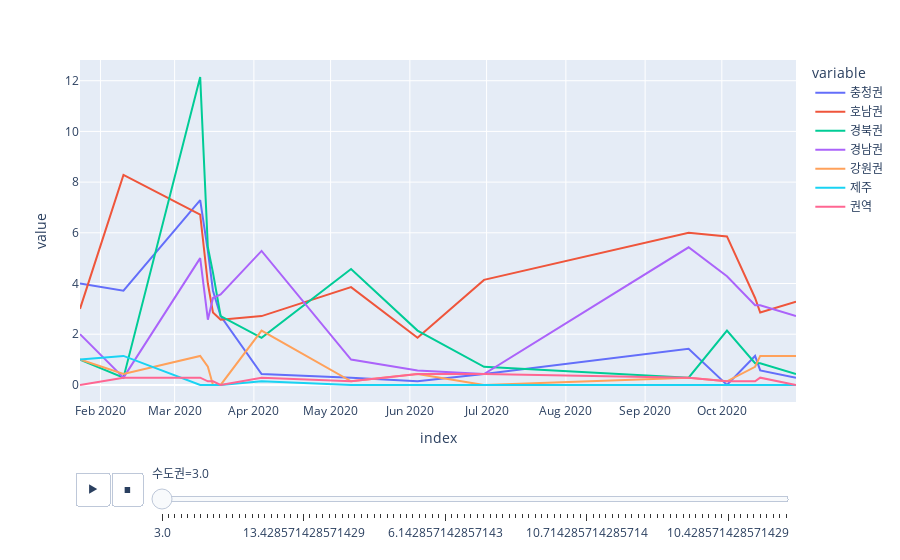

The cell this chart's notebook holds for it:
### Code cell
fig=px.line(plz_area_msg_smoothed,animation_frame='수도권')
fig.show()

### Figure 1 — Plotly figure (JSON) as saved in the notebook; plotly's stock layout.template omitted (floating-point values rounded to 4 significant figures)
{"data": [{"hovertemplate": "variable=충청권<br>수도권=3.0<br>index=%{x}<br>value=%{y}<extra></extra>", "legendgroup": "충청권", "line": {"color": "#636efa", "dash": "solid"}, "mode": "lines", "name": "충청권", "orientation": "v", "showlegend": true, "type": "scatter", "x": ["2020-01-24", "2020-02-10", "2020-03-11", "2020-03-14", "2020-03-16", "2020-03-19", "2020-04-04", "2020-05-09", "2020-06-04", "2020-06-30", "2020-09-18", "2020-10-03", "2020-10-14", "2020-10-16", "2020-10-30"], "xaxis": "x", "y": [4, 3.714, 7.286, 5.286, 3.714, 2.714, 0.4286, 0.2857, 0.1429, 0.4286, 1.429, 0, 1.143, 0.5714, 0.2857], "yaxis": "y"}, {"hovertemplate": "variable=호남권<br>수도권=3.0<br>index=%{x}<br>value=%{y}<extra></extra>", "legendgroup": "호남권", "line": {"color": "#EF553B", "dash": "solid"}, "mode": "lines", "name": "호남권", "orientation": "v", "showlegend": true, "type": "scatter", "x": ["2020-01-24", "2020-02-10", "2020-03-11", "2020-03-14", "2020-03-16", "2020-03-19", "2020-04-04", "2020-05-09", "2020-06-04", "2020-06-30", "2020-09-18", "2020-10-03", "2020-10-14", "2020-10-16", "2020-10-30"], "xaxis": "x", "y": [3, 8.286, 6.714, 4, 2.857, 2.571, 2.714, 3.857, 1.857, 4.143, 6, 5.857, 3.429, 2.857, 3.286], "yaxis": "y"}, {"hovertemplate": "variable=경북권<br>수도권=3.0<br>index=%{x}<br>value=%{y}<extra></extra>", "legendgroup": "경북권", "line": {"color": "#00cc96", "dash": "solid"}, "mode": "lines", "name": "경북권", "orientation": "v", "showlegend": true, "type": "scatter", "x": ["2020-01-24", "2020-02-10", "2020-03-11", "2020-03-14", "2020-03-16", "2020-03-19", "2020-04-04", "2020-05-09", "2020-06-04", "2020-06-30", "2020-09-18", "2020-10-03", "2020-10-14", "2020-10-16", "2020-10-30"], "xaxis": "x", "y": [1, 0.2857, 12.14, 5.429, 4.429, 2.714, 1.857, 4.571, 2.143, 0.7143, 0.2857, 2.143, 0.8571, 0.8571, 0.4286], "yaxis": "y"}, {"hovertemplate": "variable=경남권<br>수도권=3.0<br>index=%{x}<br>value=%{y}<extra></extra>", "legendgroup": "경남권", "line": {"color": "#ab63fa", "dash": "solid"}, "mode": "lines", "name": "경남권", "orientation": "v", "showlegend": true, "type": "scatter", "x": ["2020-01-24", "2020-02-10", "2020-03-11", "2020-03-14", "2020-03-16", "2020-03-19", "2020-04-04", "2020-05-09", "2020-06-04", "2020-06-30", "2020-09-18", "2020-10-03", "2020-10-14", "2020-10-16", "2020-10-30"], "xaxis": "x", "y": [2, 0.2857, 5, 2.571, 3.429, 3.571, 5.286, 1, 0.5714, 0.4286, 5.429, 4.286, 3.143, 3.143, 2.714], "yaxis": "y"}, {"hovertemplate": "variable=강원권<br>수도권=3.0<br>index=%{x}<br>value=%{y}<extra></extra>", "legendgroup": "강원권", "line": {"color": "#FFA15A", "dash": "solid"}, "mode": "lines", "name": "강원권", "orientation": "v", "showlegend": true, "type": "scatter", "x": ["2020-01-24", "2020-02-10", "2020-03-11", "2020-03-14", "2020-03-16", "2020-03-19", "2020-04-04", "2020-05-09", "2020-06-04", "2020-06-30", "2020-09-18", "2020-10-03", "2020-10-14", "2020-10-16", "2020-10-30"], "xaxis": "x", "y": [1, 0.4286, 1.143, 0.7143, 0, 0, 2.143, 0.1429, 0.4286, 0, 0.2857, 0.1429, 0.7143, 1.143, 1.143], "yaxis": "y"}, {"hovertemplate": "variable=제주<br>수도권=3.0<br>index=%{x}<br>value=%{y}<extra></extra>", "legendgroup": "제주", "line": {"color": "#19d3f3", "dash": "solid"}, "mode": "lines", "name": "제주", "orientation": "v", "showlegend": true, "type": "scatter", "x": ["2020-01-24", "2020-02-10", "2020-03-11", "2020-03-14", "2020-03-16", "2020-03-19", "2020-04-04", "2020-05-09", "2020-06-04", "2020-06-30", "2020-09-18", "2020-10-03", "2020-10-14", "2020-10-16", "2020-10-30"], "xaxis": "x", "y": [1, 1.143, 0, 0, 0, 0, 0.1429, 0, 0, 0, 0, 0, 0, 0, 0], "yaxis": "y"}, {"hovertemplate": "variable=권역<br>수도권=3.0<br>index=%{x}<br>value=%{y}<extra></extra>", "legendgroup": "권역", "line": {"color": "#FF6692", "dash": "solid"}, "mode": "lines", "name": "권역", "orientation": "v", "showlegend": true, "type": "scatter", "x": ["2020-01-24", "2020-02-10", "2020-03-11", "2020-03-14", "2020-03-16", "2020-03-19", "2020-04-04", "2020-05-09", "2020-06-04", "2020-06-30", "2020-09-18", "2020-10-03", "2020-10-14", "2020-10-16", "2020-10-30"], "xaxis": "x", "y": [0, 0.2857, 0.2857, 0.1429, 0.1429, 0, 0.2857, 0.1429, 0.4286, 0.4286, 0.2857, 0.1429, 0.1429, 0.2857, 0], "yaxis": "y"}], "layout": {"legend": {"title": {"text": "variable"}, "tracegroupgap": 0}, "margin": {"t": 60}, "sliders": [{"active": 0, "currentvalue": {"prefix": "수도권="}, "len": 0.9, "pad": {"b": 10, "t": 60}, "steps": [{"args": [["3.0"], {"frame": {"duration": 0, "redraw": false}, "fromcurrent": true, "mode": "immediate", "transition": {"duration": 0, "easing": "linear"}}], "label": "3.0", "method": "animate"}, {"args": [["2.0"], {"frame": {"duration": 0, "redraw": false}, "fromcurrent": true, "mode": "immediate", "transition": {"duration": 0, "easing": "linear"}}], "label": "2.0", "method": "animate"}, {"args": [["2.5"], {"frame": {"duration": 0, "redraw": false}, "fromcurrent": true, "mode": "immediate", "transition": {"duration": 0, "easing": "linear"}}], "label": "2.5", "method": "animate"}, {"args": [["2.8"], {"frame": {"duration": 0, "redraw": false}, "fromcurrent": true, "mode": "immediate", "transition": {"duration": 0, "easing": "linear"}}], "label": "2.8", "method": "animate"}, {"args": [["3.5"], {"frame": {"duration": 0, "redraw": false}, "fromcurrent": true, "mode": "immediate", "transition": {"duration": 0, "easing": "linear"}}], "label": "3.5", "method": "animate"}, {"args": [["4.428571428571429"], {"frame": {"duration": 0, "redraw": false}, "fromcurrent": true, "mode": "immediate", "transition": {"duration": 0, "easing": "linear"}}], "label": "4.428571428571429", "method": "animate"}, {"args": [["4.857142857142857"], {"frame": {"duration": 0, "redraw": false}, "fromcurrent": true, "mode": "immediate", "transition": {"duration": 0, "easing": "linear"}}], "label": "4.857142857142857", "method": "animate"}, {"args": [["5.428571428571429"], {"frame": {"duration": 0, "redraw": false}, "fromcurrent": true, "mode": "immediate", "transition": {"duration": 0, "easing": "linear"}}], "label": "5.428571428571429", "method": "animate"}, {"args": [["5.0"], {"frame": {"duration": 0, "redraw": false}, "fromcurrent": true, "mode": "immediate", "transition": {"duration": 0, "easing": "linear"}}], "label": "5.0", "method": "animate"}, {"args": [["4.571428571428571"], {"frame": {"duration": 0, "redraw": false}, "fromcurrent": true, "mode": "immediate", "transition": {"duration": 0, "easing": "linear"}}], "label": "4.571428571428571", "method": "animate"}, {"args": [["4.285714285714286"], {"frame": {"duration": 0, "redraw": false}, "fromcurrent": true, "mode": "immediate", "transition": {"duration": 0, "easing": "linear"}}], "label": "4.285714285714286", "method": "animate"}, {"args": [["3.2857142857142856"], {"frame": {"duration": 0, "redraw": false}, "fromcurrent": true, "mode": "immediate", "transition": {"duration": 0, "easing": "linear"}}], "label": "3.2857142857142856", "method": "animate"}, {"args": [["3.142857142857143"], {"frame": {"duration": 0, "redraw": false}, "fromcurrent": true, "mode": "immediate", "transition": {"duration": 0, "easing": "linear"}}], "label": "3.142857142857143", "method": "animate"}, {"args": [["2.4285714285714284"], {"frame": {"duration": 0, "redraw": false}, "fromcurrent": true, "mode": "immediate", "transition": {"duration": 0, "easing": "linear"}}], "label": "2.4285714285714284", "method": "animate"}, {"args": [["2.7142857142857144"], {"frame": {"duration": 0, "redraw": false}, "fromcurrent": true, "mode": "immediate", "transition": {"duration": 0, "easing": "linear"}}], "label": "2.7142857142857144", "method": "animate"}, {"args": [["3.5714285714285716"], {"frame": {"duration": 0, "redraw": false}, "fromcurrent": true, "mode": "immediate", "transition": {"duration": 0, "easing": "linear"}}], "label": "3.5714285714285716", "method": "animate"}, {"args": [["5.571428571428571"], {"frame": {"duration": 0, "redraw": false}, "fromcurrent": true, "mode": "immediate", "transition": {"duration": 0, "easing": "linear"}}], "label": "5.571428571428571", "method": "animate"}, {"args": [["6.428571428571429"], {"frame": {"duration": 0, "redraw": false}, "fromcurrent": true, "mode": "immediate", "transition": {"duration": 0, "easing": "linear"}}], "label": "6.428571428571429", "method": "animate"}, {"args": [["8.0"], {"frame": {"duration": 0, "redraw": false}, "fromcurrent": true, "mode": "immediate", "transition": {"duration": 0, "easing": "linear"}}], "label": "8.0", "method": "animate"}, {"args": [["9.714285714285714"], {"frame": {"duration": 0, "redraw": false}, "fromcurrent": true, "mode": "immediate", "transition": {"duration": 0, "easing": "linear"}}], "label": "9.714285714285714", "method": "animate"}, {"args": [["11.0"], {"frame": {"duration": 0, "redraw": false}, "fromcurrent": true, "mode": "immediate", "transition": {"duration": 0, "easing": "linear"}}], "label": "11.0", "method": "animate"}, {"args": [["12.285714285714286"], {"frame": {"duration": 0, "redraw": false}, "fromcurrent": true, "mode": "immediate", "transition": {"duration": 0, "easing": "linear"}}], "label": "12.285714285714286", "method": "animate"}, {"args": [["13.428571428571429"], {"frame": {"duration": 0, "redraw": false}, "fromcurrent": true, "mode": "immediate", "transition": {"duration": 0, "easing": "linear"}}], "label": "13.428571428571429", "method": "animate"}, {"args": [["12.428571428571429"], {"frame": {"duration": 0, "redraw": false}, "fromcurrent": true, "mode": "immediate", "transition": {"duration": 0, "easing": "linear"}}], "label": "12.428571428571429", "method": "animate"}, {"args": [["11.285714285714286"], {"frame": {"duration": 0, "redraw": false}, "fromcurrent": true, "mode": "immediate", "transition": {"duration": 0, "easing": "linear"}}], "label": "11.285714285714286", "method": "animate"}, {"args": [["8.428571428571429"], {"frame": {"duration": 0, "redraw": false}, "fromcurrent": true, "mode": "immediate", "transition": {"duration": 0, "easing": "linear"}}], "label": "8.428571428571429", "method": "animate"}, {"args": [["7.142857142857143"], {"frame": {"duration": 0, "redraw": false}, "fromcurrent": true, "mode": "immediate", "transition": {"duration": 0, "easing": "linear"}}], "label": "7.142857142857143", "method": "animate"}, {"args": [["5.285714285714286"], {"frame": {"duration": 0, "redraw": false}, "fromcurrent": true, "mode": "immediate", "transition": {"duration": 0, "easing": "linear"}}], "label": "5.285714285714286", "method": "animate"}, {"args": [["4.142857142857143"], {"frame": {"duration": 0, "redraw": false}, "fromcurrent": true, "mode": "immediate", "transition": {"duration": 0, "easing": "linear"}}], "label": "4.142857142857143", "method": "animate"}, {"args": [["2.857142857142857"], {"frame": {"duration": 0, "redraw": false}, "fromcurrent": true, "mode": "immediate", "transition": {"duration": 0, "easing": "linear"}}], "label": "2.857142857142857", "method": "animate"}, {"args": [["2.5714285714285716"], {"frame": {"duration": 0, "redraw": false}, "fromcurrent": true, "mode": "immediate", "transition": {"duration": 0, "easing": "linear"}}], "label": "2.5714285714285716", "method": "animate"}, {"args": [["3.4285714285714284"], {"frame": {"duration": 0, "redraw": false}, "fromcurrent": true, "mode": "immediate", "transition": {"duration": 0, "easing": "linear"}}], "label": "3.4285714285714284", "method": "animate"}, {"args": [["2.2857142857142856"], {"frame": {"duration": 0, "redraw": false}, "fromcurrent": true, "mode": "immediate", "transition": {"duration": 0, "easing": "linear"}}], "label": "2.2857142857142856", "method": "animate"}, {"args": [["4.0"], {"frame": {"duration": 0, "redraw": false}, "fromcurrent": true, "mode": "immediate", "transition": {"duration": 0, "easing": "linear"}}], "label": "4.0", "method": "animate"}, {"args": [["5.714285714285714"], {"frame": {"duration": 0, "redraw": false}, "fromcurrent": true, "mode": "immediate", "transition": {"duration": 0, "easing": "linear"}}], "label": "5.714285714285714", "method": "animate"}, {"args": [["1.8571428571428572"], {"frame": {"duration": 0, "redraw": false}, "fromcurrent": true, "mode": "immediate", "transition": {"duration": 0, "easing": "linear"}}], "label": "1.8571428571428572", "method": "animate"}, {"args": [["2.142857142857143"], {"frame": {"duration": 0, "redraw": false}, "fromcurrent": true, "mode": "immediate", "transition": {"duration": 0, "easing": "linear"}}], "label": "2.142857142857143", "method": "animate"}, {"args": [["1.5714285714285714"], {"frame": {"duration": 0, "redraw": false}, "fromcurrent": true, "mode": "immediate", "transition": {"duration": 0, "easing": "linear"}}], "label": "1.5714285714285714", "method": "animate"}, {"args": [["1.4285714285714286"], {"frame": {"duration": 0, "redraw": false}, "fromcurrent": true, "mode": "immediate", "transition": {"duration": 0, "easing": "linear"}}], "label": "1.4285714285714286", "method": "animate"}, {"args": [["6.714285714285714"], {"frame": {"duration": 0, "redraw": false}, "fromcurrent": true, "mode": "immediate", "transition": {"duration": 0, "easing": "linear"}}], "label": "6.714285714285714", "method": "animate"}, {"args": [["8.142857142857142"], {"frame": {"duration": 0, "redraw": false}, "fromcurrent": true, "mode": "immediate", "transition": {"duration": 0, "easing": "linear"}}], "label": "8.142857142857142", "method": "animate"}, {"args": [["8.571428571428571"], {"frame": {"duration": 0, "redraw": false}, "fromcurrent": true, "mode": "immediate", "transition": {"duration": 0, "easing": "linear"}}], "label": "8.571428571428571", "method": "animate"}, {"args": [["6.857142857142857"], {"frame": {"duration": 0, "redraw": false}, "fromcurrent": true, "mode": "immediate", "transition": {"duration": 0, "easing": "linear"}}], "label": "6.857142857142857", "method": "animate"}, {"args": [["5.142857142857143"], {"frame": {"duration": 0, "redraw": false}, "fromcurrent": true, "mode": "immediate", "transition": {"duration": 0, "easing": "linear"}}], "label": "5.142857142857143", "method": "animate"}, {"args": [["6.142857142857143"], {"frame": {"duration": 0, "redraw": false}, "fromcurrent": true, "mode": "immediate", "transition": {"duration": 0, "easing": "linear"}}], "label": "6.142857142857143", "method": "animate"}, {"args": [["4.714285714285714"], {"frame": {"duration": 0, "redraw": false}, "fromcurrent": true, "mode": "immediate", "transition": {"duration": 0, "easing": "linear"}}], "label": "4.714285714285714", "method": "animate"}, {"args": [["3.857142857142857"], {"frame": {"duration": 0, "redraw": false}, "fromcurrent": true, "mode": "immediate", "transition": {"duration": 0, "easing": "linear"}}], "label": "3.857142857142857", "method": "animate"}, {"args": [["1.7142857142857142"], {"frame": {"duration": 0, "redraw": false}, "fromcurrent": true, "mode": "immediate", "transition": {"duration": 0, "easing": "linear"}}], "label": "1.7142857142857142", "method": "animate"}, {"args": [["1.1428571428571428"], {"frame": {"duration": 0, "redraw": false}, "fromcurrent": true, "mode": "immediate", "transition": {"duration": 0, "easing": "linear"}}], "label": "1.1428571428571428", "method": "animate"}, {"args": [["1.2857142857142858"], {"frame": {"duration": 0, "redraw": false}, "fromcurrent": true, "mode": "immediate", "transition": {"duration": 0, "easing": "linear"}}], "label": "1.2857142857142858", "method": "animate"}, {"args": [["7.857142857142857"], {"frame": {"duration": 0, "redraw": false}, "fromcurrent": true, "mode": "immediate", "transition": {"duration": 0, "easing": "linear"}}], "label": "7.857142857142857", "method": "animate"}, {"args": [["11.714285714285714"], {"frame": {"duration": 0, "redraw": false}, "fromcurrent": true, "mode": "immediate", "transition": {"duration": 0, "easing": "linear"}}], "label": "11.714285714285714", "method": "animate"}, {"args": [["13.0"], {"frame": {"duration": 0, "redraw": false}, "fromcurrent": true, "mode": "immediate", "transition": {"duration": 0, "easing": "linear"}}], "label": "13.0", "method": "animate"}, {"args": [["13.142857142857142"], {"frame": {"duration": 0, "redraw": false}, "fromcurrent": true, "mode": "immediate", "transition": {"duration": 0, "easing": "linear"}}], "label": "13.142857142857142", "method": "animate"}, {"args": [["14.142857142857142"], {"frame": {"duration": 0, "redraw": false}, "fromcurrent": true, "mode": "immediate", "transition": {"duration": 0, "easing": "linear"}}], "label": "14.142857142857142", "method": "animate"}, {"args": [["15.857142857142858"], {"frame": {"duration": 0, "redraw": false}, "fromcurrent": true, "mode": "immediate", "transition": {"duration": 0, "easing": "linear"}}], "label": "15.857142857142858", "method": "animate"}, {"args": [["16.285714285714285"], {"frame": {"duration": 0, "redraw": false}, "fromcurrent": true, "mode": "immediate", "transition": {"duration": 0, "easing": "linear"}}], "label": "16.285714285714285", "method": "animate"}, {"args": [["15.571428571428571"], {"frame": {"duration": 0, "redraw": false}, "fromcurrent": true, "mode": "immediate", "transition": {"duration": 0, "easing": "linear"}}], "label": "15.571428571428571", "method": "animate"}, {"args": [["17.285714285714285"], {"frame": {"duration": 0, "redraw": false}, "fromcurrent": true, "mode": "immediate", "transition": {"duration": 0, "easing": "linear"}}], "label": "17.285714285714285", "method": "animate"}, {"args": [["18.571428571428573"], {"frame": {"duration": 0, "redraw": false}, "fromcurrent": true, "mode": "immediate", "transition": {"duration": 0, "easing": "linear"}}], "label": "18.571428571428573", "method": "animate"}, {"args": [["18.857142857142858"], {"frame": {"duration": 0, "redraw": false}, "fromcurrent": true, "mode": "immediate", "transition": {"duration": 0, "easing": "linear"}}], "label": "18.857142857142858", "method": "animate"}, {"args": [["17.428571428571427"], {"frame": {"duration": 0, "redraw": false}, "fromcurrent": true, "mode": "immediate", "transition": {"duration": 0, "easing": "linear"}}], "label": "17.428571428571427", "method": "animate"}, {"args": [["15.428571428571429"], {"frame": {"duration": 0, "redraw": false}, "fromcurrent": true, "mode": "immediate", "transition": {"duration": 0, "easing": "linear"}}], "label": "15.428571428571429", "method": "animate"}, {"args": [["14.428571428571429"], {"frame": {"duration": 0, "redraw": false}, "fromcurrent": true, "mode": "immediate", "transition": {"duration": 0, "easing": "linear"}}], "label": "14.428571428571429", "method": "animate"}, {"args": [["14.571428571428571"], {"frame": {"duration": 0, "redraw": false}, "fromcurrent": true, "mode": "immediate", "transition": {"duration": 0, "easing": "linear"}}], "label": "14.571428571428571", "method": "animate"}, {"args": [["12.142857142857142"], {"frame": {"duration": 0, "redraw": false}, "fromcurrent": true, "mode": "immediate", "transition": {"duration": 0, "easing": "linear"}}], "label": "12.142857142857142", "method": "animate"}, {"args": [["10.714285714285714"], {"frame": {"duration": 0, "redraw": false}, "fromcurrent": true, "mode": "immediate", "transition": {"duration": 0, "easing": "linear"}}], "label": "10.714285714285714", "method": "animate"}, {"args": [["10.142857142857142"], {"frame": {"duration": 0, "redraw": false}, "fromcurrent": true, "mode": "immediate", "transition": {"duration": 0, "easing": "linear"}}], "label": "10.142857142857142", "method": "animate"}, {"args": [["9.428571428571429"], {"frame": {"duration": 0, "redraw": false}, "fromcurrent": true, "mode": "immediate", "transition": {"duration": 0, "easing": "linear"}}], "label": "9.428571428571429", "method": "animate"}, {"args": [["9.142857142857142"], {"frame": {"duration": 0, "redraw": false}, "fromcurrent": true, "mode": "immediate", "transition": {"duration": 0, "easing": "linear"}}], "label": "9.142857142857142", "method": "animate"}, {"args": [["7.571428571428571"], {"frame": {"duration": 0, "redraw": false}, "fromcurrent": true, "mode": "immediate", "transition": {"duration": 0, "easing": "linear"}}], "label": "7.571428571428571", "method": "animate"}, {"args": [["7.285714285714286"], {"frame": {"duration": 0, "redraw": false}, "fromcurrent": true, "mode": "immediate", "transition": {"duration": 0, "easing": "linear"}}], "label": "7.285714285714286", "method": "animate"}, {"args": [["6.571428571428571"], {"frame": {"duration": 0, "redraw": false}, "fromcurrent": true, "mode": "immediate", "transition": {"duration": 0, "easing": "linear"}}], "label": "6.571428571428571", "method": "animate"}, {"args": [["3.7142857142857144"], {"frame": {"duration": 0, "redraw": false}, "fromcurrent": true, "mode": "immediate", "transition": {"duration": 0, "easing": "linear"}}], "label": "3.7142857142857144", "method": "animate"}, {"args": [["6.285714285714286"], {"frame": {"duration": 0, "redraw": false}, "fromcurrent": true, "mode": "immediate", "transition": {"duration": 0, "easing": "linear"}}], "label": "6.285714285714286", "method": "animate"}, {"args": [["5.857142857142857"], {"frame": {"duration": 0, "redraw": false}, "fromcurrent": true, "mode": "immediate", "transition": {"duration": 0, "easing": "linear"}}], "label": "5.857142857142857", "method": "animate"}, {"args": [["7.0"], {"frame": {"duration": 0, "redraw": false}, "fromcurrent": true, "mode": "immediate", "transition": {"duration": 0, "easing": "linear"}}], "label": "7.0", "method": "animate"}, {"args": [["8.285714285714286"], {"frame": {"duration": 0, "redraw": false}, "fromcurrent": true, "mode": "immediate", "transition": {"duration": 0, "easing": "linear"}}], "label": "8.285714285714286", "method": "animate"}, {"args": [["7.428571428571429"], {"frame": {"duration": 0, "redraw": false}, "fromcurrent": true, "mode": "immediate", "transition": {"duration": 0, "easing": "linear"}}], "label": "7.428571428571429", "method": "animate"}, {"args": [["7.714285714285714"], {"frame": {"duration": 0, "redraw": false}, "fromcurrent": true, "mode": "immediate", "transition": {"duration": 0, "easing": "linear"}}], "label": "7.714285714285714", "method": "animate"}, {"args": [["9.571428571428571"], {"frame": {"duration": 0, "redraw": false}, "fromcurrent": true, "mode": "immediate", "transition": {"duration": 0, "easing": "linear"}}], "label": "9.571428571428571", "method": "animate"}, {"args": [["9.857142857142858"], {"frame": {"duration": 0, "redraw": false}, "fromcurrent": true, "mode": "immediate", "transition": {"duration": 0, "easing": "linear"}}], "label": "9.857142857142858", "method": "animate"}, {"args": [["10.0"], {"frame": {"duration": 0, "redraw": false}, "fromcurrent": true, "mode": "immediate", "transition": {"duration": 0, "easing": "linear"}}], "label": "10.0", "method": "animate"}, {"args": [["12.857142857142858"], {"frame": {"duration": 0, "redraw": false}, "fromcurrent": true, "mode": "immediate", "transition": {"duration": 0, "easing": "linear"}}], "label": "12.857142857142858", "method": "animate"}, {"args": [["13.857142857142858"], {"frame": {"duration": 0, "redraw": false}, "fromcurrent": true, "mode": "immediate", "transition": {"duration": 0, "easing": "linear"}}], "label": "13.857142857142858", "method": "animate"}, {"args": [["14.285714285714286"], {"frame": {"duration": 0, "redraw": false}, "fromcurrent": true, "mode": "immediate", "transition": {"duration": 0, "easing": "linear"}}], "label": "14.285714285714286", "method": "animate"}, {"args": [["11.428571428571429"], {"frame": {"duration": 0, "redraw": false}, "fromcurrent": true, "mode": "immediate", "transition": {"duration": 0, "easing": "linear"}}], "label": "11.428571428571429", "method": "animate"}, {"args": [["10.285714285714286"], {"frame": {"duration": 0, "redraw": false}, "fromcurrent": true, "mode": "immediate", "transition": {"duration": 0, "easing": "linear"}}], "label": "10.285714285714286", "method": "animate"}, {"args": [["10.428571428571429"], {"frame": {"duration": 0, "redraw": false}, "fromcurrent": true, "mode": "immediate", "transition": {"duration": 0, "easing": "linear"}}], "label": "10.428571428571429", "method": "animate"}, {"args": [["10.571428571428571"], {"frame": {"duration": 0, "redraw": false}, "fromcurrent": true, "mode": "immediate", "transition": {"duration": 0, "easing": "linear"}}], "label": "10.571428571428571", "method": "animate"}, {"args": [["11.142857142857142"], {"frame": {"duration": 0, "redraw": false}, "fromcurrent": true, "mode": "immediate", "transition": {"duration": 0, "easing": "linear"}}], "label": "11.142857142857142", "method": "animate"}, {"args": [["9.285714285714286"], {"frame": {"duration": 0, "redraw": false}, "fromcurrent": true, "mode": "immediate", "transition": {"duration": 0, "easing": "linear"}}], "label": "9.285714285714286", "method": "animate"}, {"args": [["6.0"], {"frame": {"duration": 0, "redraw": false}, "fromcurrent": true, "mode": "immediate", "transition": {"duration": 0, "easing": "linear"}}], "label": "6.0", "method": "animate"}, {"args": [["9.0"], {"frame": {"duration": 0, "redraw": false}, "fromcurrent": true, "mode": "immediate", "transition": {"duration": 0, "easing": "linear"}}], "label": "9.0", "method": "animate"}, {"args": [["10.857142857142858"], {"frame": {"duration": 0, "redraw": false}, "fromcurrent": true, "mode": "immediate", "transition": {"duration": 0, "easing": "linear"}}], "label": "10.857142857142858", "method": "animate"}, {"args": [["8.857142857142858"], {"frame": {"duration": 0, "redraw": false}, "fromcurrent": true, "mode": "immediate", "transition": {"duration": 0, "easing": "linear"}}], "label": "8.857142857142858", "method": "animate"}, {"args": [["0.14285714285714285"], {"frame": {"duration": 0, "redraw": false}, "fromcurrent": true, "mode": "immediate", "transition": {"duration": 0, "easing": "linear"}}], "label": "0.14285714285714285", "method": "animate"}, {"args": [["0.0"], {"frame": {"duration": 0, "redraw": false}, "fromcurrent": true, "mode": "immediate", "transition": {"duration": 0, "easing": "linear"}}], "label": "0.0", "method": "animate"}], "x": 0.1, "xanchor": "left", "y": 0, "yanchor": "top"}], "updatemenus": [{"buttons": [{"args": [null, {"frame": {"duration": 500, "redraw": false}, "fromcurrent": true, "mode": "immediate", "transition": {"duration": 500, "easing": "linear"}}], "label": "&#9654;", "method": "animate"}, {"args": [[null], {"frame": {"duration": 0, "redraw": false}, "fromcurrent": true, "mode": "immediate", "transition": {"duration": 0, "easing": "linear"}}], "label": "&#9724;", "method": "animate"}], "direction": "left", "pad": {"r": 10, "t": 70}, "showactive": false, "type": "buttons", "x": 0.1, "xanchor": "right", "y": 0, "yanchor": "top"}], "xaxis": {"anchor": "y", "domain": [0, 1], "title": {"text": "index"}}, "yaxis": {"anchor": "x", "domain": [0, 1], "title": {"text": "value"}}}}
